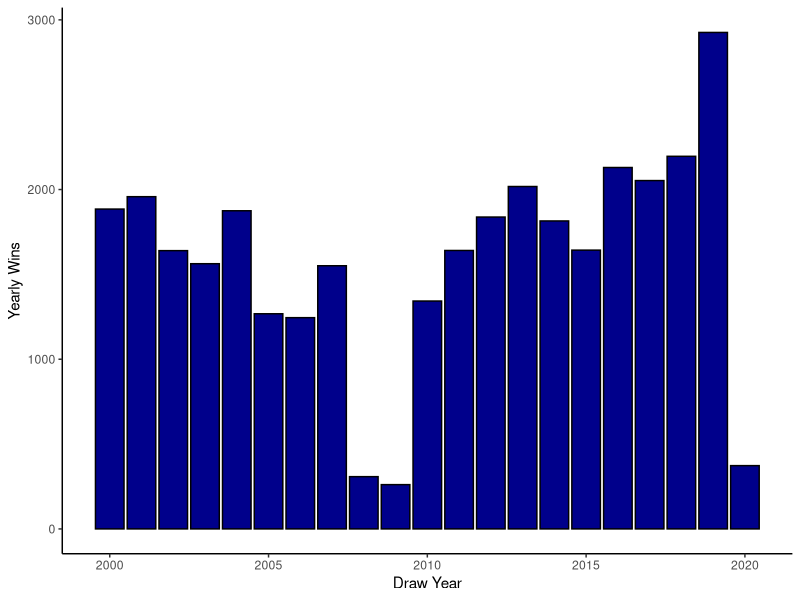
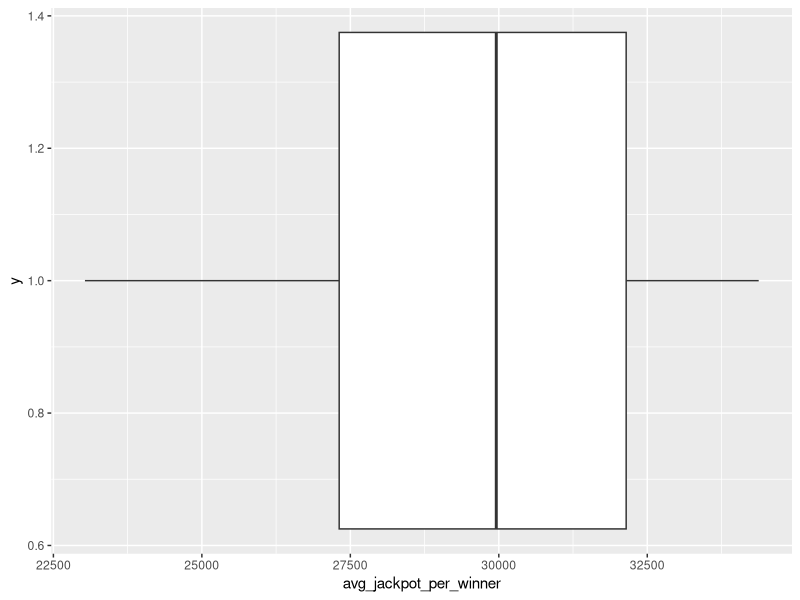

Write R code to recreate these figures, in order.
library(tidyverse)
library(ggplot2)
library(dplyr)


## Loads NLCB worksheet and selects the needed columns
nlcb <- read_csv("nlcb_cashpot.csv") %>%
  transmute(draw_year,draw_num,jackpot, num_of_wins, 
            jackpot_per_winner = jackpot/ num_of_wins)



#Filters Winners from 2000 to 2020 and summarizes data
winner_trend<- nlcb %>%
  filter(draw_year >= 2000) %>%
  group_by(draw_year)%>%
  summarize(yearly_wins = sum(num_of_wins), avg_wins = mean(num_of_wins),
            median_wins = median(num_of_wins))
  

#Plots Winner data to view trend of total wins per year 
#Inspects the total number of winner
ggplot(winner_trend, aes(draw_year,yearly_wins))+
  geom_col(colour = "black", fill = "darkblue")+
  theme_classic()+
  ylab(label = "Yearly Wins")+
  xlab(label = "Draw Year")

#Calculates the IQR of the yearly winners variable 
winner_iqr <- (quantile(winner_trend$yearly_wins, 0.75)  - 
  quantile(winner_trend$yearly_wins, 0.25))

#Calculates the upper and lower limit for the winners
winner_lowerlimit <- (quantile(winner_trend$yearly_wins, 0.25) - 
                          (1.5 * winner_iqr))
winnerupperlimit <- (quantile(winner_trend$yearly_wins, 0.75) + 
                       (1.5 *winner_iqr))
#Highlights the outliers in the Winner Trend data
winner_outlier <- winner_trend %>%
  filter( yearly_wins > winnerupperlimit| yearly_wins < winner_lowerlimit)



#Summarizes Jackpot Figure 
jackpot_sum <- nlcb %>%
  filter(draw_year >=2000) %>%
  group_by(draw_year) %>%
  summarize( yearly_avg_jackpot = mean(jackpot),
             yearly_mid_jackpot = median(jackpot)) 

#Summarizes Jackpot per Winner
jackpot_per_winner_sum <- nlcb %>%
  filter(draw_year >= 2000)%>%
  filter(num_of_wins >= 1 )%>%
  group_by(draw_year) %>%
  summarize(avg_jackpot_per_winner= mean(jackpot_per_winner))

#Boxplot used to quickly test for outliers
ggplot(jackpot_per_winner_sum, aes(avg_jackpot_per_winner,color= draw_year,y = 1,))+
  geom_boxplot()
  

#Calculates the IQR of the Jackpot variable 
jackpot_iqr <- (quantile(nlcb$jackpot, 0.75)  - quantile(nlcb$jackpot, 0.25))

#Calculates the upper and lower limit for the jackpots
jackpot_lowerlimit <- (quantile(nlcb$jackpot, 0.25) - 
                        (1.5 * jackpot_iqr))
jackpot_upperlimit <- (quantile(nlcb$jackpot, 0.75) + 
                       (1.5 * jackpot_iqr))

#Highlights the outliers in the Jackpots  data
jackpot_outlier <- nlcb %>%
  filter( jackpot > jackpot_upperlimit| jackpot < jackpot_lowerlimit)
  

#Number of Losses per year
yearly_loss <- nlcb %>%
  filter(num_of_wins == 0)%>%
  count(draw_year, sort = TRUE)

#Calculate how much draws happened per year
yearly_draw_amt <- nlcb %>%
  arrange(draw_year)%>%
  count(draw_year, sort = FALSE)


 


   
  





  






  

